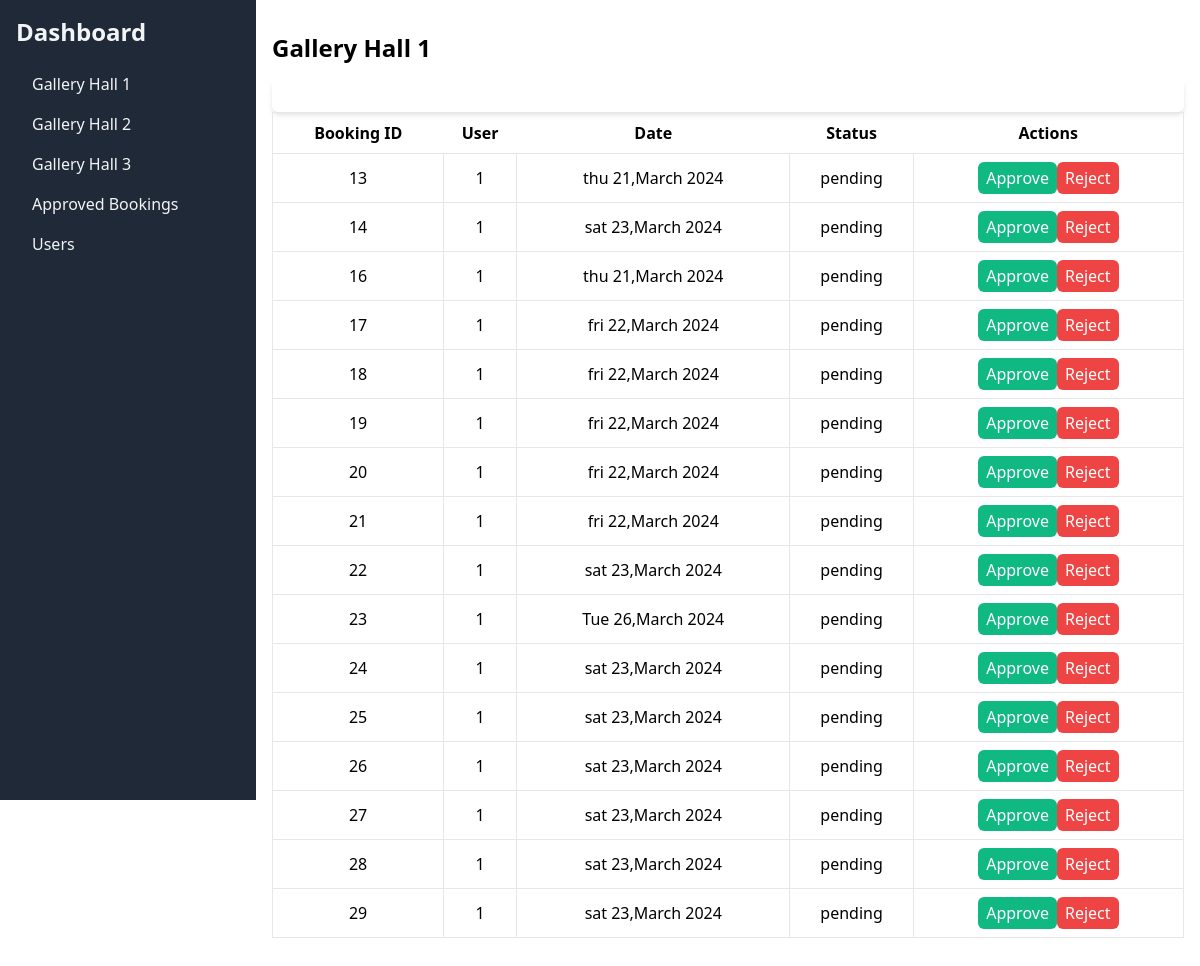
/admin/admPHP/adminlogin/dashboard.php, run on the app's committed database.
### tables this page shows
CREATE TABLE `bookings1` (
  `b_id` int(11) NOT NULL,
  `b_date` varchar(20) NOT NULL,
  `b_time` varchar(10) NOT NULL,
  `department_name` varchar(100) NOT NULL,
  `b_mobile_no` int(11) NOT NULL,
  `b_booker_name` varchar(100) NOT NULL,
  `b_reason` varchar(200) NOT NULL,
  `status` varchar(20) NOT NULL,
  `U_Id` int(11) NOT NULL,
  `b_request` timestamp NOT NULL DEFAULT current_timestamp() ON UPDATE current_timestamp()
);

### admin/admPHP/adminlogin/dashboard.php (the view, shortened to what this page needs)
<?php
$password = "";
$conn = mysqli_connect($servername, $username, $password, $database);
$sql = "SELECT b_id, u_id, b_date, status FROM bookings1 WHERE status='Pending'";
$result = mysqli_query($conn, $sql);
?>
<!DOCTYPE html>
<html lang="en">
<head>
    <link href="https://cdn.jsdelivr.net/npm/tailwindcss@2.2.19/dist/tailwind.min.css" rel="stylesheet">
</head>
<class class="bg-gray-100">
    <div class="flex flex-col md:flex-row">
        <div class="bg-gray-800 text-gray-100 w-full h-screen md:w-64 flex-shrink-0">
            <div class="p-4">
                <h1 class="text-2xl font-bold">Dashboard</h1>
                <ul class="mt-4">
                    <li class="py-2 hover:bg-gray-700"><a href="dashboard.php" class="block px-4">Gallery Hall 1</a></li>
                    <li class="py-2 hover:bg-gray-700"><a href="dashboard2.php" class="block px-4">Gallery  Hall 2</a></li>
                    <li class="py-2 hover:bg-gray-700"><a href="dashboard3.php" class="block px-4">Gallery  Hall 3</a></li>
                    <li class="py-2 hover:bg-gray-700"><a href="Approved bookings.php" class="block px-4">Approved Bookings</a></li>
                    <li class="py-2 hover:bg-gray-700"><a href="users.php" class="block px-4">Users</a></li>
                </ul>
            </div>
        </div>
        <div class="w-full px-4 py-8 custom-class1">
    <h2 class="text-2xl font-bold mb-4">Gallery Hall 1</h2>
    <div class="bg-white p-4 rounded-md shadow-md">
    </div>
                <table class="w-full border">
                    <thead>
                        <tr class="border">
                            <th class="py-2">Booking ID</th>
                            <th class="py-2">User</th>
                            <th class="py-2">Date</th>
                            <th class="py-2">Status</th>
                            <th class="py-2">Actions</th>
                        </tr>
                    </thead>
                    <tbody>
                        <?php
                        if (mysqli_num_rows($result) > 0) {
                            while ($row = mysqli_fetch_assoc($result)) {
                                echo "<tr class='border text-center'>";
                                echo "<td class='py-2 border'>" . $row['b_id'] . "</td>";
                                echo "<td class='py-2 border'>" . $row['u_id'] . "</td>";
                                echo "<td class='py-2 border'>" . $row['b_date'] . "</td>";
                                echo "<td class='py-2 border'>" . $row['status'] . "</td>";
                                echo "<td class='py-2 border'>";
                                echo "<form method='post'>";
                                echo "<button type='submit' name='approve' class='bg-green-500 text-white px-2 py-1 rounded-md'>Approve</button>";
                                echo "<button type='submit' name='reject' class='bg-red-500 text-white px-2 py-1 rounded-md'>Reject</button>";
                                echo "</form>";
                                echo "</td>";
                                echo "</tr>";
                            }
                        } else {
                            echo "<tr><td colspan='5' class='py-2 border text-center'>No bookings found.</td></tr>";
                        }
                        ?>
                    </tbody>
                </table>
            </div>
        </div>
    </class>
</body>
</html>

### data on the page
bookings1: b_id "13", U_Id "1", b_date "thu 21,March 2024", status "pending"
bookings1: b_id "14", U_Id "1", b_date "sat 23,March 2024", status "pending"
bookings1: b_id "16", U_Id "1", b_date "thu 21,March 2024", status "pending"
bookings1: b_id "17", U_Id "1", b_date "fri 22,March 2024", status "pending"
bookings1: b_id "18", U_Id "1", b_date "fri 22,March 2024", status "pending"
bookings1: b_id "19", U_Id "1", b_date "fri 22,March 2024", status "pending"
bookings1: b_id "20", U_Id "1", b_date "fri 22,March 2024", status "pending"
bookings1: b_id "21", U_Id "1", b_date "fri 22,March 2024", status "pending"
bookings1: b_id "22", U_Id "1", b_date "sat 23,March 2024", status "pending"
bookings1: b_id "23", U_Id "1", b_date "Tue 26,March 2024", status "pending"
bookings1: b_id "24", U_Id "1", b_date "sat 23,March 2024", status "pending"
bookings1: b_id "25", U_Id "1", b_date "sat 23,March 2024", status "pending"
bookings1: b_id "26", U_Id "1", b_date "sat 23,March 2024", status "pending"
bookings1: b_id "27", U_Id "1", b_date "sat 23,March 2024", status "pending"
bookings1: b_id "28", U_Id "1", b_date "sat 23,March 2024", status "pending"
bookings1: b_id "29", U_Id "1", b_date "sat 23,March 2024", status "pending"
